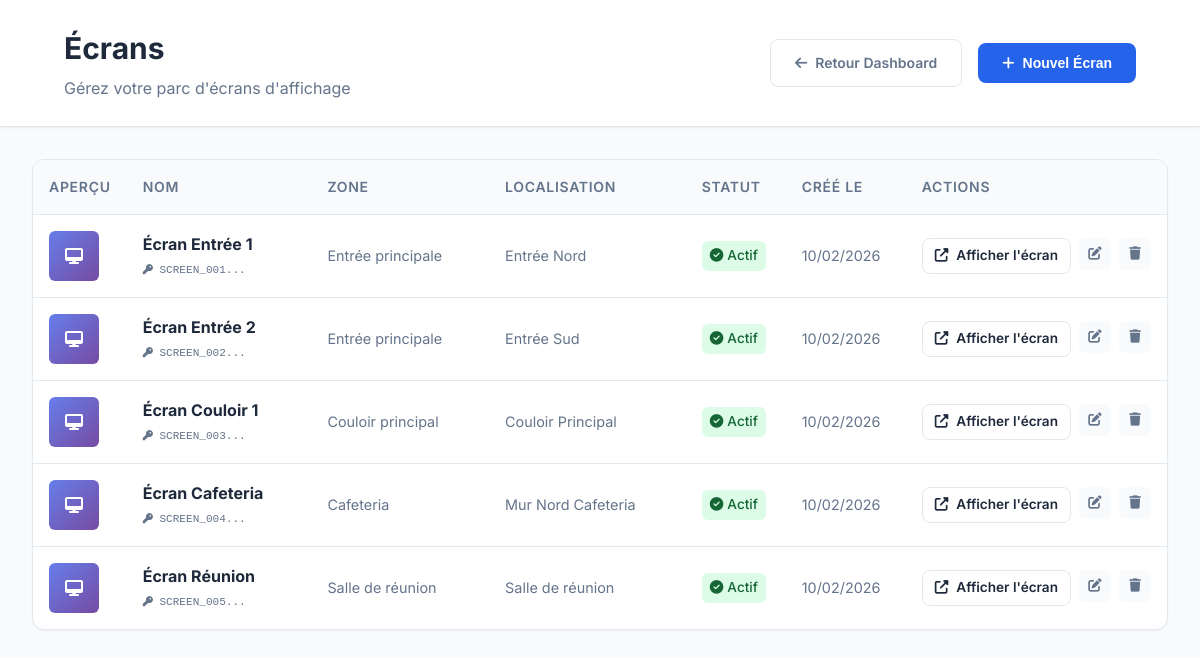
Page /screens (signed in) on the committed database.
### tables this page shows
CREATE TABLE screens (
    id INT PRIMARY KEY AUTO_INCREMENT COMMENT 'Identifiant unique de l\'écran',
    screen_key VARCHAR(100) UNIQUE NOT NULL COMMENT 'Clé unique pour identifier l\'écran auprès du serveur',
    name VARCHAR(100) NOT NULL COMMENT 'Nom de l\'écran',
    zone_id INT NOT NULL COMMENT 'Référence à la zone',
    location VARCHAR(150) COMMENT 'Localisation précise de l\'écran',
    screen_type VARCHAR(50) COMMENT 'Type d\'écran (55", 32", etc)',
    resolution VARCHAR(20) COMMENT 'Résolution (1920x1080, 3840x2160, etc)',
    orientation VARCHAR(20) DEFAULT 'portrait' COMMENT 'Orientation (portrait, landscape)',
    is_active BOOLEAN DEFAULT TRUE,
    last_ping DATETIME COMMENT 'Dernier contact avec le serveur',
    created_at TIMESTAMP DEFAULT CURRENT_TIMESTAMP,
    updated_at TIMESTAMP DEFAULT CURRENT_TIMESTAMP ON UPDATE CURRENT_TIMESTAMP,
    INDEX idx_zone (zone_id),
    FOREIGN KEY (zone_id) REFERENCES zones(id) ON DELETE RESTRICT
);

CREATE TABLE zones (
    id INT PRIMARY KEY AUTO_INCREMENT COMMENT 'Identifiant unique de la zone',
    name VARCHAR(100) NOT NULL COMMENT 'Nom de la zone',
    description TEXT COMMENT 'Description de la zone',
    location VARCHAR(150) COMMENT 'Localisation géographique',
    color VARCHAR(10) COMMENT 'Couleur pour identification visuelle',
    is_active BOOLEAN DEFAULT TRUE,
    created_at TIMESTAMP DEFAULT CURRENT_TIMESTAMP,
    updated_at TIMESTAMP DEFAULT CURRENT_TIMESTAMP ON UPDATE CURRENT_TIMESTAMP
);

### src/Core/Controller.php (called while the page is built, shortened)
<?php
class Controller
{
    protected function render($view, $data = [])
    {
        extract($data);
        require_once __DIR__ . "/../View/{$view}.php";
    }
}

### src/Controller/ScreenController.php (called while the page is built, shortened)
<?php
require_once __DIR__ . '/../Core/Controller.php';
class ScreenController extends Controller
{
    private $screenManager;
    private $zoneManager;
    public function __construct()
    {
        require_once __DIR__ . '/../Repository/ScreenRepository.php';
        $this->screenManager = new ScreenRepository();
        $this->zoneManager = new ZoneRepository();
    }
    public function index()
    {
        $screens = $this->screenManager->findAll();
        $zones = $this->zoneManager->findAll();
        $data = [
            'screens' => $screens,
            'zones' => $zones,
            'success' => $_SESSION['screen_success'] ?? null,
            'error' => $_SESSION['screen_error'] ?? null,
            'csrf_token' => $_SESSION['csrf_token'] ?? bin2hex(random_bytes(16))
        ];
        $this->render('screens/index', $data);
    }
}

### public/index.php (called while the page is built, shortened)
<?php
require_once __DIR__ . '/../src/Core/functions.php';
require_once __DIR__ . '/../src/Core/Database.php';
require_once __DIR__ . '/../src/Core/Controller.php';
require_once __DIR__ . '/../src/Repository/BaseRepository.php';
require_once __DIR__ . '/../src/Core/Router.php';
try {
    $router = new Router();
    $router->dispatch();
} catch (Throwable $e) {
    http_response_code(500);
    echo "<h1>Exception Non Gérée</h1>";
    echo "<p>" . htmlspecialchars($e->getMessage()) . "</p>";
    if (ini_get('display_errors')) {
        echo "<pre>" . $e->getTraceAsString() . "</pre>";
    }
}

### src/Core/functions.php (called while the page is built, shortened)
<?php
function url($path = '')
{
    $base = defined('BASE_URL') ? rtrim(BASE_URL, '/') : '';
    $path = '/' . ltrim($path, '/');
    if ($path === '/') {
        return $base . '/';
    }
    return $base . $path;
}

### src/Core/Database.php (called while the page is built, shortened)
<?php
class Database
{
    private static $instance = null;
    private $connection;
    private function __construct()
    {
        try {
            $this->connection = new PDO(
                "mysql:host=" . DB_HOST . ";dbname=" . DB_NAME . ";charset=utf8mb4",
                DB_USER,
                DB_PASS,
                [PDO::ATTR_ERRMODE => PDO::ERRMODE_EXCEPTION]
            );
        } catch (PDOException $e) {
            $this->handleConnectionError($e);
        }
    }
    public static function getInstance()
    {
        if (self::$instance === null) {
            self::$instance = new self();
        }
        return self::$instance;
    }
    public function getConnection()
    {
        return $this->connection;
    }
}

### src/Repository/BaseRepository.php (called while the page is built, shortened)
<?php
class BaseRepository
{
    public function __construct()
    {
        $this->db = Database::getInstance()->getConnection();
    }
}

### src/Repository/ScreenRepository.php (called while the page is built, shortened)
<?php
require_once __DIR__ . '/BaseRepository.php';
class ScreenRepository extends BaseRepository
{
    public function findAll()
    {
        $sql = "SELECT s.*, z.name as zone_name
                FROM screens s
                LEFT JOIN zones z ON s.zone_id = z.id
                ORDER BY s.created_at DESC";
        $stmt = $this->db->query($sql);
        return $stmt->fetchAll(PDO::FETCH_ASSOC);
    }
}

### src/View/screens/index.php (the view, shortened to what this page needs)
<!DOCTYPE html>
<html lang="fr">
<head>
    <link href="https://cdnjs.cloudflare.com/ajax/libs/font-awesome/6.4.0/css/all.min.css" rel="stylesheet">
    <link rel="stylesheet" href="<?= url('/css/global.css') ?>">
    <link rel="stylesheet" href="<?= url('/css/dashboard.css') ?>">
</head>
<body>
    <div class="dashboard-layout">
        <main class="main-content">
            <header class="modern-header">
                <div class="header-content">
                    <div>
                        <h1 class="header-title">Écrans</h1>
                        <p class="header-subtitle">Gérez votre parc d'écrans d'affichage</p>
                    </div>
                    <?php if (in_array($_SESSION['user_role'] ?? '', ['admin', 'editor'])): ?>
                        <div class="header-actions">
                            <a href="<?= url('/') ?>" class="btn btn-ghost">
                                <i class="fas fa-arrow-left"></i> Retour Dashboard
                            </a>
                            <button onclick="openCreateModal()" class="btn btn-primary">
                                <i class="fas fa-plus"></i> Nouvel Écran
                            </button>
                        </div>
                    <?php endif; ?>
                </div>
            </header>
            <div class="users-container">
                <div class="table-container">
                    <?php if (!empty($screens)): ?>
                        <table class="table">
                            <thead>
                                <tr>
                                    <th style="width: 80px;">Aperçu</th>
                                    <th>Nom</th>
                                    <th>Zone</th>
                                    <th>Localisation</th>
                                    <th style="width: 100px;">Statut</th>
                                    <th style="width: 120px;">Créé le</th>
                                    <th style="width: 260px;">Actions</th>
                                </tr>
                            </thead>
                            <tbody>
                                <?php foreach ($screens as $screen): ?>
                                    <?php
                                    $isActive = (int) $screen['is_active'];
                                    $createdAt = date('d/m/Y', strtotime($screen['created_at']));
                                    $zoneName = $screen['zone_name'] ?? 'Non assigné';
                                    ?>
                                    <tr style="opacity: <?= $isActive ? '1' : '0.6' ?>;">
                                        <td style="text-align: center;">
                                            <div
                                                style="width: 50px; height: 50px; display: flex; align-items: center; justify-content: center; background: <?= $isActive ? 'linear-gradient(135deg, #667eea 0%, #764ba2 100%)' : 'linear-gradient(135deg, #cbd5e1 0%, #94a3b8 100%)' ?>; border-radius: 6px; color: white;">
                                                <i class="fas fa-desktop"></i>
                                            </div>
                                        </td>
                                        <td>
                                            <strong
                                                style="color: var(--text-primary);"><?= htmlspecialchars($screen['name']) ?></strong>
                                            <?php if (!empty($screen['screen_key'])): ?>
                                                <div
                                                    style="font-size: 0.85em; color: var(--text-secondary); margin-top: 4px; font-family: monospace;">
                                                    <i class="fas fa-key" style="font-size: 0.75em;"></i>
                                                    <?= htmlspecialchars(substr($screen['screen_key'], 0, 16)) ?>...
                                                </div>
                                            <?php endif; ?>
                                        </td>
                                        <td>
                                            <span style="font-size: 0.9em; color: var(--text-secondary);">
                                                <?= htmlspecialchars($zoneName) ?>
                                            </span>
                                        </td>
                                        <td style="max-width: 200px;">
                                            <span style="font-size: 0.9em; color: var(--text-secondary);">
                                                <?= $screen['location'] ? htmlspecialchars($screen['location']) : '<em style="color: var(--text-light);">Non spécifiée</em>' ?>
                                            </span>
                                        </td>
                                        <td>
                                            <?php if ($isActive): ?>
                                                <span
                                                    style="display: inline-flex; align-items: center; gap: 4px; padding: 4px 8px; background: #dcfce7; color: #166534; border-radius: 6px; font-size: 0.85em; font-weight: 500;">
                                                    <i class="fas fa-check-circle"></i> Actif
                                                </span>
                                            <?php endif; ?>
                                        </td>
                                        <td style="font-size: 0.9em; color: var(--text-secondary);">
                                            <?= $createdAt ?>
                                        </td>
                                        <td>
                                            <div class="action-buttons">
                                                <a href="<?= url('/player/' . $screen['screen_key']) ?>" target="_blank"
                                                   class="btn btn-ghost"
                                                   style="padding: 6px 12px; font-size: 0.85em; text-decoration: none; border: 1px solid var(--border-color); color: var(--text-primary);">
                                                    <i class="fas fa-external-link-alt"></i> Afficher l'écran
                                                </a>
                                                <?php if (in_array($_SESSION['user_role'] ?? '', ['admin', 'editor'])): ?>
                                                    <button class="btn-action btn-edit"
                                                        onclick='editScreen(<?= json_encode($screen) ?>)' title="Modifier">
                                                        <i class="fas fa-edit"></i>
                                                    </button>
                                                    <button class="btn-action btn-delete"
                                                        onclick="confirmDelete(<?= $screen['id'] ?>, '<?= htmlspecialchars($screen['name'], ENT_QUOTES) ?>')"
                                                        title="Supprimer">
                                                        <i class="fas fa-trash"></i>
                                                    </button>
                                                <?php endif; ?>
                                            </div>
                                        </td>
                                    </tr>
                                <?php endforeach; ?>
                            </tbody>
                        </table>
                    <?php endif; ?>
                </div>
            </div>
        </main>
    </div>
</body>
</html>

### src/Core/Router.php (shortened to what this page needs)
<?php
class Router
{
    private $routes = [];
    public function add($method, $path, $controller, $action, $middleware = [])
    {
        $this->routes[] = compact('method', 'path', 'controller', 'action', 'middleware');
    }
    public function dispatch()
    {
        $method = $_SERVER['REQUEST_METHOD'];
        $uri = parse_url($_SERVER['REQUEST_URI'], PHP_URL_PATH);
        foreach ($this->routes as $route) {
            $params = [];
            if ($route['method'] === $method && $this->matchPath($route['path'], $uri, $params)) {
                $action = $route['action'];
                $controller = new $controllerName();
                call_user_func_array([$controller, $action], $params);
                return;
            }
        }
    }
    private function matchPath($routePath, $uri, &$params)
    {
        $pattern = preg_replace('#\{[a-zA-Z0-9_]+\}#', '([^/]+)', $routePath);
        $pattern = "#^" . $pattern . "$#";
        if (preg_match($pattern, $uri, $matches)) {
            return true;
        }
        return false;
    }
}

### rows in the picture
screens: name "Écran Entrée 1", screen_key "SCREEN_001", zone.name "Entrée principale", location "Entrée Nord", is_active 1 (drawn), created_at "10/02/2026"
screens: name "Écran Entrée 2", screen_key "SCREEN_002", zone.name "Entrée principale", location "Entrée Sud", is_active 1 (drawn), created_at "10/02/2026"
screens: name "Écran Couloir 1", screen_key "SCREEN_003", zone.name "Couloir principal", location "Couloir Principal", is_active 1 (drawn), created_at "10/02/2026"
screens: name "Écran Cafeteria", screen_key "SCREEN_004", zone.name "Cafeteria", location "Mur Nord Cafeteria", is_active 1 (drawn), created_at "10/02/2026"
screens: name "Écran Réunion", screen_key "SCREEN_005", zone.name "Salle de réunion", location "Salle de réunion", is_active 1 (drawn), created_at "10/02/2026"
